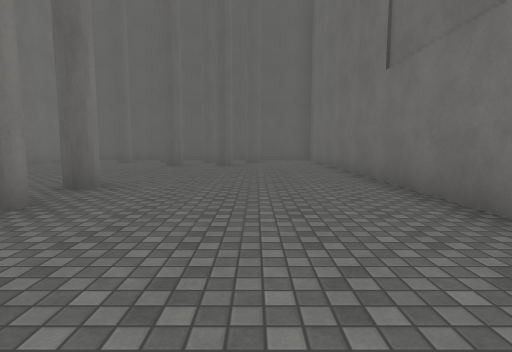
view 1 (above)

14 first-person views from a walk through a 3-D level made in the Unity game engine. The camera is 1.3 m above the floor, tilts 6° down and sees 80° across. The floor is counted in squares, 2 m on a side. Each view is taken from the middle of a square. On the plan, view 1 faces up. The plan holds only what a view shows up to about 10 squares ahead; the rest is blank. The place goes on beyond the plan. The player character is not drawn. Surface patterns are stand-ins for the level's own textures.

view 2
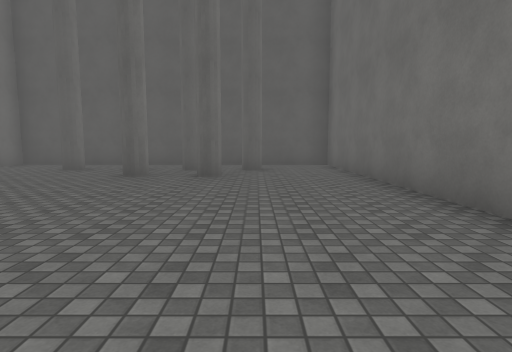

view 3
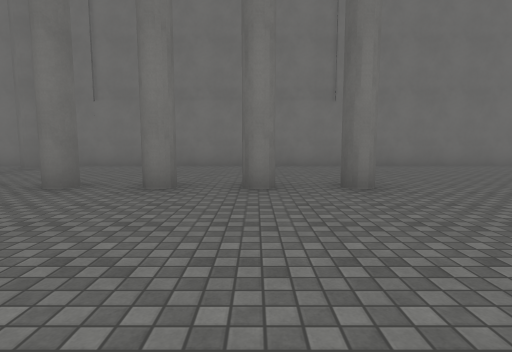

view 4
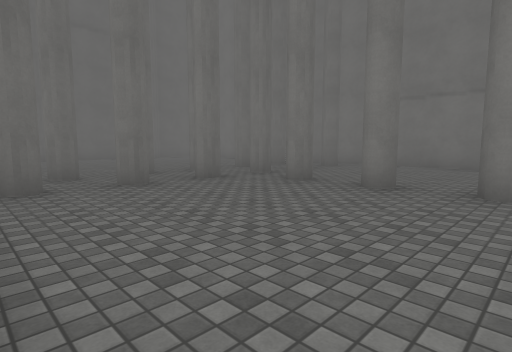

view 5
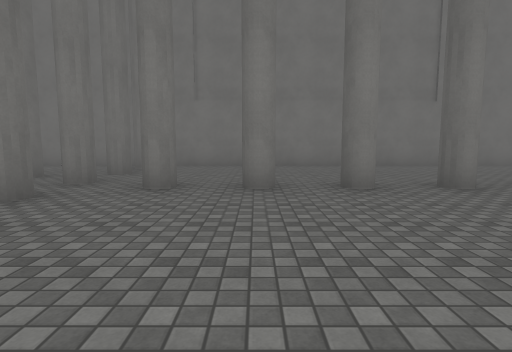

view 6
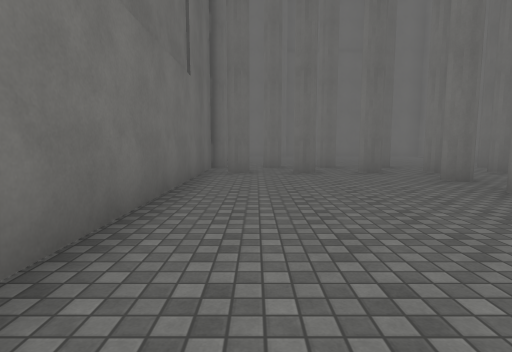

view 7
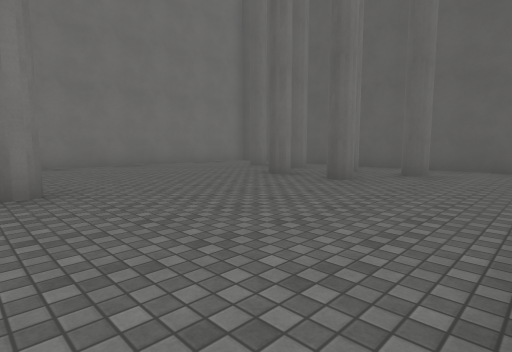

view 8
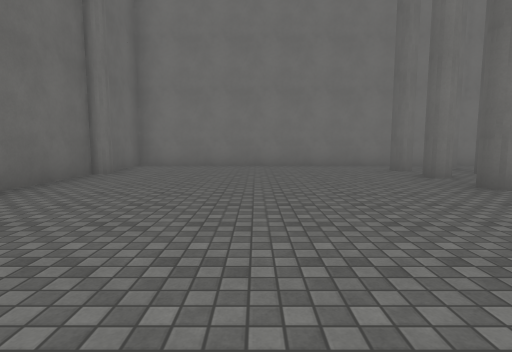

view 9
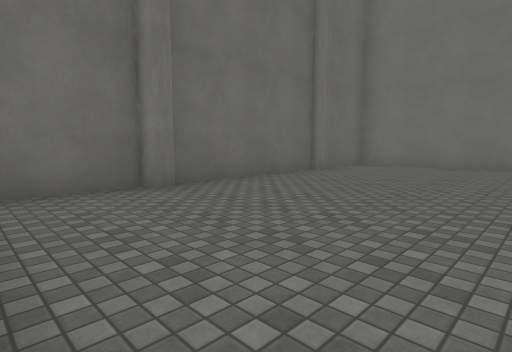

view 10
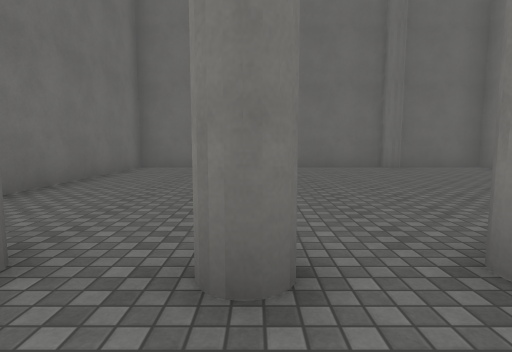

view 11
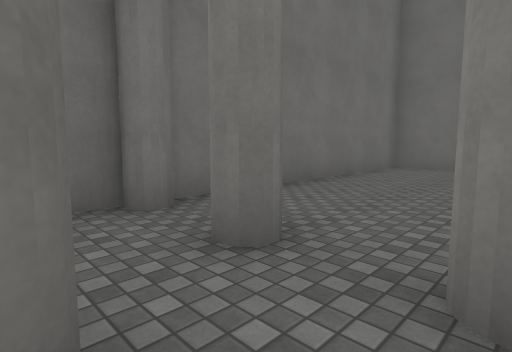

view 12
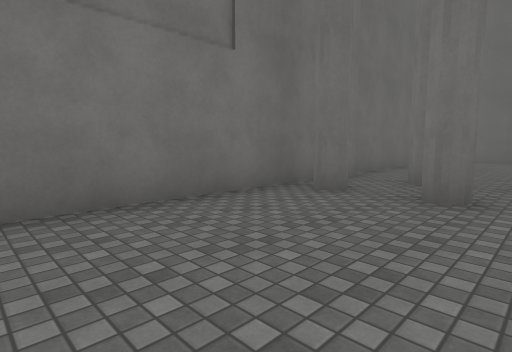

view 13
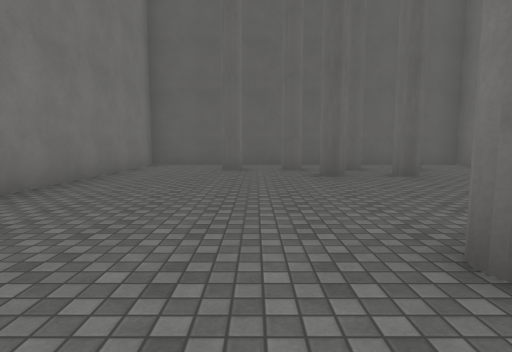

view 14
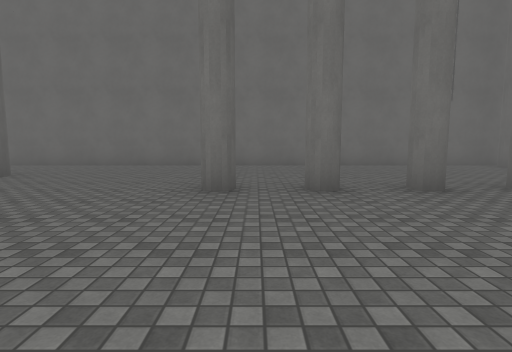

### Floor plan
Key: @ floor where view 1 was taken; # wall or solid block; . floor.
Columns run from 8 left of view 1 to 3 right of it. Each row starts with its distance up from view 1.
 13 ############
 12 #..........#
 11 #..#.#..#..#
 10 #..........#
  9 #....#.#...#
  8 #..........#
  7 #..........#
  6 #..........#
  5 #....#.....#
  4 #..........#
  3 #....#.....#
  2 #..........#
  1 #..........#
  0 #....#..@..#
 -1 #..........#
 -2 #..........#
 -3 #.##.##.##.#
 -4 #..........#
 -5 #...#..#..##
 -6 #..........#
 -7 #..........#
 -8 #..........#
 -9 #..........#
-10 #..........#
-11 #..........#
-12 ############

Positions as (right, up) in squares from view 1, and headings:
1: (0, 0), facing up
2: (0, 3), facing up
3: (2, 3), facing left
4: (2, 2), facing down-left
5: (2, 0), facing left
6: (1, 4), facing down
7: (2, 4), facing up-left
8: (2, -8), facing left
9: (2, -7), facing down-left
10: (-1, -3), facing down
11: (-1, -3), facing down-right
12: (-1, 1), facing down-right
13: (-4, 3), facing up
14: (-7, 4), facing right
